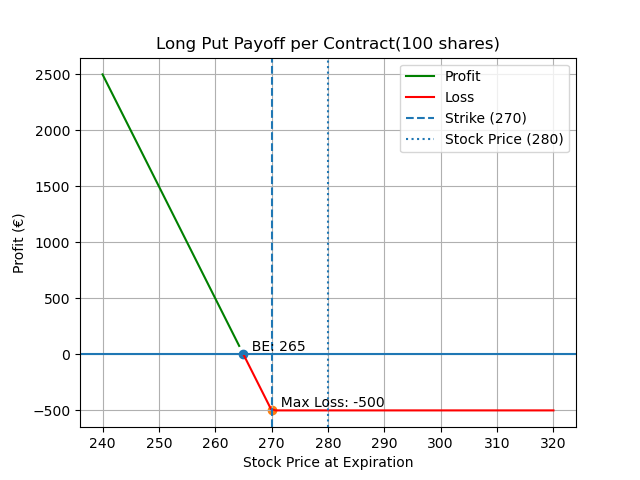

Python code for this plot:
import numpy as np
import matplotlib.pyplot as plt


# parameters
S0 = 280
K = 270
premium = 5
contract_size = 100

# Stock range
S = np.linspace(240, 320, 100)

# Payoff per contract 
payoff = (np.maximum(K - S, 0) - premium) * contract_size

# Breakeven and max loss
breakeven = K - premium
max_loss = - premium * contract_size

# Separate profit/loss
profit = np.where(payoff > 0, payoff, np.nan)
loss = np.where(payoff <= 0, payoff, np.nan)

# Plot 
plt.figure()
plt.plot(S, profit, color='green', label="Profit")
plt.plot(S, loss, color='red', label="Loss")

# Reference lines
plt.axhline(0)
plt.axvline(K, linestyle='--', label="Strike (270)")
plt.axvline(S0, linestyle=':', label="Stock Price (280)")

# Break-even point
plt.scatter(breakeven, 0)
plt.text(breakeven, 0, f"  BE: {breakeven}", verticalalignment='bottom')

# Max loss point (flat region)
plt.scatter(K, max_loss)
plt.text(K, max_loss, f"  Max Loss: {max_loss}", verticalalignment='bottom')

# Titles
plt.title("Long Put Payoff per Contract(100 shares)")
plt.xlabel("Stock Price at Expiration")
plt.ylabel("Profit (€)")

plt.legend()
plt.grid()

plt.show()
